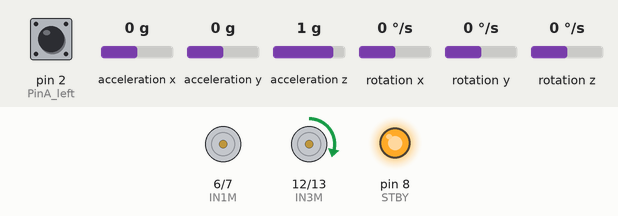
Recording of a sketch running on a simulated Arduino Uno, built with avr-gcc and run on an emulated ATmega328P. On the bench: motor-driver pin pairs drawn as motors (green arrow = first pin HIGH = forward, orange = second pin HIGH = backward, longer = more drive, scaled by the enable pin, stopped while the standby pin is LOW), output pins drawn as LEDs (lit = HIGH). The test bench sets the inputs (shaded band); at power-on: acceleration y 0 g, rotation x 0 °/s, rotation z 0 °/s, pin 2 (PinA_left) LOW, acceleration x 0 g, acceleration z 1 g, rotation y 0 °/s. What the sketch prints to the serial monitor is not drawn.

Above: at 2.7 s.
2.8 s: acceleration y set to -1.4 g
At 3.7 s:
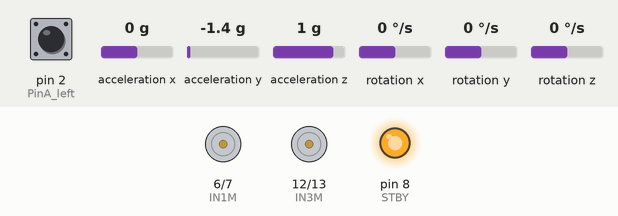
4.5 s: rotation x set to 192 °/s
At 5.5 s:
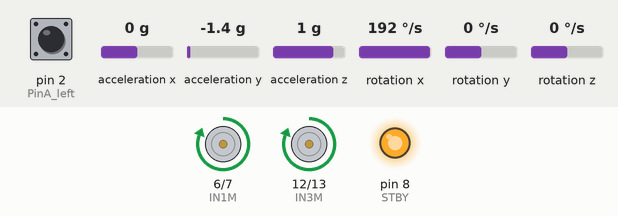
7.5 s: acceleration y set to -0.8 g
9.6 s: acceleration y set to -0.5 g
At 11.1 s:
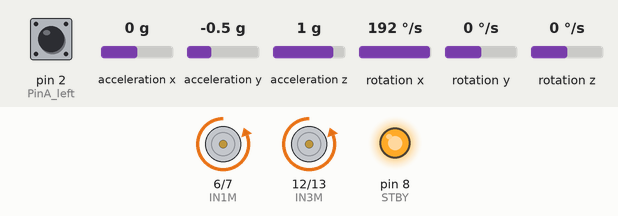
11.5 s: acceleration y set to 0 g
At 12.54 s:
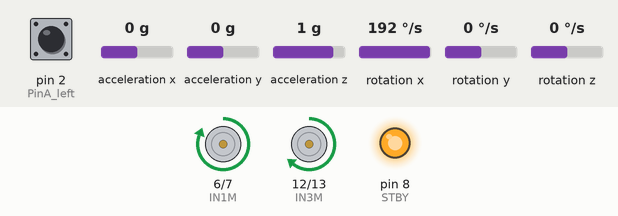
14.5 s: rotation z set to -192 °/s
At 17.5 s:
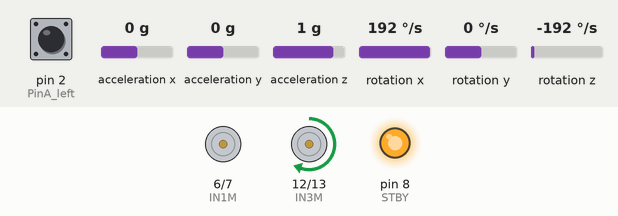
Timing chart, 0 to 18.5 s (numbered marks = the images above; inputs shaded):
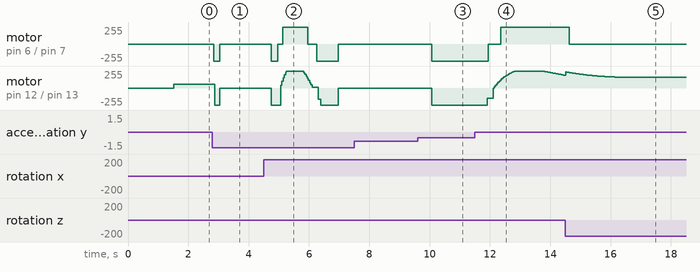

Measured:
- the behaviour switches between -0.7 and -0.6 g on acceleration y (found by bisection; images 2 and 3)
- after the input at 2.8 s, motor on pin 6 (IN1M) / pin 7 (IN2M): stopped → backward 255/255 at once, → stopped 0.20 s later; motor on pin 12 (IN3M) / pin 13 (IN4M): forward 56/255 → backward 255/255 after 0.07 s, → stopped 0.16 s later
- after the input at 4.5 s, motor on pin 6 (IN1M) / pin 7 (IN2M): stopped → backward 255/255 after 0.24 s, → stopped 0.23 s later, → forward 255/255 0.15 s later, → stopped 0.84 s later, … (6 changes in this stretch)
- after the input at 7.5 s, every drawn part: stays the same
- after the input at 9.6 s, motor on pin 6 (IN1M) / pin 7 (IN2M), motor on pin 12 (IN3M) / pin 13 (IN4M): stopped → backward 255/255 after 0.46 s
- after the input at 11.5 s, motor on pin 6 (IN1M) / pin 7 (IN2M): backward 255/255 → stopped after 0.44 s, → forward 255/255 0.42 s later; motor on pin 12 (IN3M) / pin 13 (IN4M): rises from backward 255/255 to forward 255/255 in 0.96 s, then falls to forward 190/255 in 1.6 s
- after the input at 14.5 s, motor on pin 6 (IN1M) / pin 7 (IN2M): forward 255/255 → stopped after 0.12 s instead of 1.1 s

The sketch:

Upright_Rover_V4_KAI.ino
```cpp
/*
 * 適当にコメントを修正した版
*/
#include <FlexiTimer2.h>
#include <BalanceCar.h>
#include <KalmanFilter.h>
#include "I2Cdev.h"
#include "MPU6050_6Axis_MotionApps20.h"
#include "Wire.h"

//TB6612FNG
#define IN1M 6
#define IN2M 7
#define IN3M 12
#define IN4M 13
#define PWMA 4
#define PWMB 5
#define STBY 8


#define PinA_right 18  //INT5
#define PinA_left 2    //INT0

//Bluetooth通信向け
#define  Left_Enoder     0x01
#define  Right_Enoder    0x02
#define  Left_PWM        0x03
#define  Right_PWM       0x04
#define  Balance_Angle   0x05
#define  Upright_Kp      0x06
#define  Upright_Ki      0x07
#define  Upright_Kd      0x08
#define  Speed_Kp        0x09
#define  Speed_Ki        0x10
#define  Speed_Kd        0x0A
#define  Rotate_Kp       0x0B
#define  Rotate_Ki       0x0C
#define  Rotate_Kd       0x0D
#define  Contrl_val      0x0E
#define  angle_output    0x0F
#define  speed_output    0x11

MPU6050 mpu;
BalanceCar balancecar;
KalmanFilter kalmanfilter;
int16_t ax, ay, az, gx, gy, gz;

double Outputs = 0;
double kp = 29.525, ki = 0.0, kd = 0.2765;
double kp_speed = 5.0225, ki_speed = 0.1528, kd_speed = 0.0;
double kp_turn = 23.1625, ki_turn = 0, kd_turn = 0.277;

double setp0 = 0;


//********************angle data*********************//
float K1 = 0.05;
float angle0 = 1.928;
//********************angle data*********************//


//***************Kalman_Filter*********************//
float Q_angle = 0.001, Q_gyro = 0.005;
float R_angle = 0.5 , C_0 = 1;
float timeChange = 5;
float dt = timeChange * 0.001;    //dt=フィルタのサンプリング時間
//***************Kalman_Filter*********************//


//*********************************************
//******************** speed count ************
//*********************************************
volatile long count_right = 0;  //意図とした最適化されない様にVolatile宣言
volatile long count_left = 0;   //意図とした最適化されない様にVolatile宣言
int speedcc = 0;
int timer = 0;

//////////////////////pulse/////////////////////////
int lz = 0;
int rz = 0;
int rpluse = 0;
int lpluse = 0;
int sumam;
/////////////////////pulse////////////////////////////

//////////////ステアリング、回転パラーメータ///////////////////////////////
int turncount = 0; //ステアリング介入時間
float turnoutput = 0;
//////////////ステアリング、回転パラメータ///////////////////////////////

//////////////Bluetooth///////////////////
int front = 0;  //前進
int back = 0;   //後退
int turnl = 0;  //左ターン
int turnr = 0;  //右ターン
int spinl = 0;  //左旋回
int spinr = 0;  //右旋回
//////////////Bluetooth///////////////////


////////////////Bluetoothトランシーバー////////////
unsigned char a[12]={0xAA,0xAA,0xAA,0xAA,0x00,0x00,0x00,0x00,0xFF,0xFF,0xFF,0xFF};
unsigned char RxBuf[12]={0};
unsigned int Ctrl_val;
int Speed_val = 85;        //直線速度
char i=0;

void Uart_Send(unsigned char function,unsigned int value)
{
  unsigned int temp;
  i=0;
  temp=value;
  a[5]=function;
  a[6]=(value>>8) & 0xFF;
  a[7]=temp & 0xFF;
  while(i!=12)
  {
    Serial.write(a[i]);
    i++;
  }
}

void Uart_Recieve()
{
  if(Serial.available()>=12)
  {
    i=0;
    while(i!=12)
    {
      RxBuf[i]=Serial.read();
      i++;
    }
    Ctrl_val=RxBuf[6]*0x100+RxBuf[7];
    switch(RxBuf[5])
    {
      case Upright_Kp : kp=(double)Ctrl_val/1000;break;
      case Upright_Ki :break;
      case Upright_Kd : kd=(double)Ctrl_val/1000;break;
      case Speed_Kp :kp_speed=(double)Ctrl_val/1000;break;
      case Speed_Ki :ki_speed=(double)Ctrl_val/1000;break;
      case Speed_Kd :break;
      case Rotate_Kp :kp_turn=(double)Ctrl_val/1000;break;
      case Rotate_Ki :break;
      case Rotate_Kd :kd_turn=(double)Ctrl_val/100;break;
      case Contrl_val:
        switch(RxBuf[7])
        {
          case 0x01: front = Speed_val;   break;                                      //前進
          case 0x02: back = -Speed_val;   break;                                      //後退
          case 0x03: turnl = 1;front = 0;back = 0;   break;                           //左周り
          case 0x04: turnr = 1;front = 0;back = 0;   break;                           //右回り
          case 0x05: spinl = 1;front = 0;back = 0;   break;                           //左旋回
          case 0x06: spinr = 1;front = 0;back = 0;break;                              //右旋回
          case 0x07: spinl = 0; spinr = 0;  front = 0; back = 0;  turnl = 0; turnr = 0;  break;                   //ボタンが離され、操作停止
          case 0x08: front = 0; back = 0; turnl = 0; turnr = 0; spinl = 0; spinr = 0; turnoutput = 0; break;      //ボタンが離され、操作停止
          default: front = 0; back = 0; turnl = 0; turnr = 0; spinl = 0; spinr = 0; turnoutput = 0; break;
        }break;
      default :break;
    }
    while(Serial.read()>= 0){}
  }
}
///////////Bluetoothトランシーバー//////////////


//////////////////////Pulse///////////////////////
void countpluse()
{

  lz = count_left;
  rz = count_right;

  count_left = 0;
  count_right = 0;

  lpluse = lz;
  rpluse = rz;

  if ((balancecar.pwm1 < 0) && (balancecar.pwm2 < 0))                     //後退時(PWM値が負のとき)はパルス数が負
  {
    rpluse = -rpluse;
    lpluse = -lpluse;
  }
  else if ((balancecar.pwm1 > 0) && (balancecar.pwm2 > 0))                //前進時（PWM値が正のとき)はパルス数が正
  {
    rpluse = rpluse;
    lpluse = lpluse;
  }
  else if ((balancecar.pwm1 < 0) && (balancecar.pwm2 > 0))                //右旋回？
  {
    rpluse = -rpluse;
    lpluse = lpluse;
  }
  else if ((balancecar.pwm1 > 0) && (balancecar.pwm2 < 0))                //左旋回？
  {
    rpluse = rpluse;
    lpluse = -lpluse;
  }

  //停止判断？
  balancecar.stopr += rpluse;
  balancecar.stopl += lpluse;

  //PULSEは5ms単位で更新される
  balancecar.pulseright += rpluse;
  balancecar.pulseleft += lpluse;
  sumam=balancecar.pulseright+balancecar.pulseleft;
}
////////////////////Pulse///////////////////////


//////////////////角度PD////////////////////
void angleout()
{
  balancecar.angleoutput = -kp * (kalmanfilter.angle + angle0) - kd * kalmanfilter.Gyro_x;
}
//////////////////角度PD////////////////////

//////////////////////////////////////////////////////////
//////////////////5ms割り込み////////////////////
/////////////////////////////////////////////////////////
void inter()
{
  sei();
  countpluse();
  mpu.getMotion6(&ax, &ay, &az, &gx, &gy, &gz);     //I2C MPU6050から6つのパラメータ取得 ax ay az gx gy gz
  kalmanfilter.Angletest(ax, ay, az, gx, gy, gz, dt, Q_angle, Q_gyro,R_angle,C_0,K1);
  angleout();


  speedcc++;
  if (speedcc >= 8)                                //40ms単位で処理スピードをコントロール
  {
    Outputs = balancecar.speedpiout(kp_speed,ki_speed,kd_speed,front,back,setp0);
    speedcc = 0;
  }
  turncount++;
  if (turncount > 4)                                //20ms単位で回転制御
  {
    turnoutput = balancecar.turnspin(turnl,turnr,spinl,spinr,kp_turn,kd_turn,kalmanfilter.Gyro_z);
    turncount = 0;
  }
  balancecar.posture++;
  balancecar.pwma(Outputs,turnoutput,kalmanfilter.angle,kalmanfilter.angle6,turnl,turnr,spinl,spinr,front,back,kalmanfilter.accelz,IN1M,IN2M,IN3M,IN4M,PWMA,PWMB);  //PWM出力

  timer++;
}
//////////////////////////////////////////////////////////
//////////////////5msタイマー割込み///////////////////
/////////////////////////////////////////////////////////

/////////////////BT///////////////////////////
void Bluetooth()
{
  if(timer==200)
  {
    Uart_Send(Left_Enoder,(unsigned int)lz);
    delay(2);
    Uart_Send(Right_Enoder,(unsigned int)rz);
    delay(2);
    Uart_Send(Left_PWM,abs(balancecar.pwm2));
    delay(2);
    Uart_Send(Right_PWM,abs(balancecar.pwm1));
    delay(2);
    Uart_Send(Balance_Angle,(unsigned int)kalmanfilter.angle*10);
    delay(2);
    Uart_Send(angle_output,(unsigned int)balancecar.angleoutput*10);        //PID角度
    delay(2);
    Uart_Send(speed_output,(unsigned int)Outputs*10);
    timer=0;
  }
}

// ===    初期設定     ===
void setup() {
  // TB6612
  pinMode(IN1M, OUTPUT);                        //モーター１方向制御 01:正回転　10:逆回転
  pinMode(IN2M, OUTPUT);
  pinMode(IN3M, OUTPUT);                        //モーター２方向制御 01:正回転　10:逆回転
  pinMode(IN4M, OUTPUT);
  pinMode(PWMA, OUTPUT);                        //左モーター PWM出力
  pinMode(PWMB, OUTPUT);                        //右モーター PWM出力
  pinMode(STBY, OUTPUT);                        //TB6612FNG


  //モータードライバの初期化
  digitalWrite(IN1M, 0);
  digitalWrite(IN2M, 1);
  digitalWrite(IN3M, 1);
  digitalWrite(IN4M, 0);
  digitalWrite(STBY, 1);
  analogWrite(PWMA, 0);
  analogWrite(PWMB, 0);

  pinMode(PinA_left, INPUT);  //モーターエンコーダー割込み
  pinMode(PinA_right, INPUT);


    // I2C設定
  Wire.begin();
  Serial.begin(115200);
  delay(500);
  Serial.println("AT+NAMESainSmart");
  delay(1000);

  mpu.initialize();                       //MPU6050初期化
  delay(2);
  balancecar.pwm1 =0;
  balancecar.pwm2 =0;

 //timer2を使って5ms割込みを行う 注意：PWMはタイマを使用してでユーティサイクルを制御するため、Timer2を使用すると9番、10番ピンのPWM出力に影響する。そのため、タイマを使用する際は対応するタイマのピンの注意！
  FlexiTimer2::set(5, inter);    //5ms
  FlexiTimer2::start();

}


////////////////////////////////////////turn//////////////////////////////////


// ===       MAINLOOP       ===
void loop() {

  attachInterrupt(5, Code_right, CHANGE);
  attachInterrupt(0, Code_left, CHANGE);
  Uart_Recieve();
  Bluetooth();
}

////////////////////////////////////////pwm///////////////////////////////////


//////////////////////////PULSE/////////////////////////////////////

void Code_left() {

  count_left ++;

} //左


void Code_right() {

  count_right ++;

} //右

//////////////////////////PULSE/////////////////////////////////////
```
